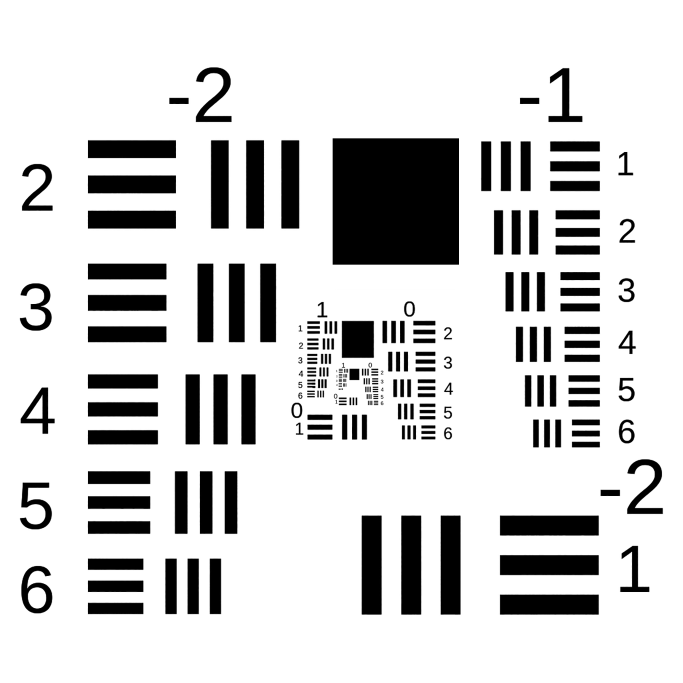
%> input picture Spiral_phase_aberration/SHFPM/resource/intensity.png, 2048 x 2048 px (shown at 1/3 size)
$ octave --eval "shFPM_getSubimage;"   (GNU Octave 9; MATLAB toolbox functions it lacks are replaced by stand-ins)
%> lines starting %> are read from the running program, lines starting %| are printed output that depends on the picture
### Spiral_phase_aberration/SHFPM/ini_enviroment.m
%% Initialize experimental parameter
%{
    parameters

    CTF_object0: pupil function without aberration
    CTF_object : pupil function with aberration

    N_lens     : Row number of microlens array
    CTF_subLA  : sub-pupil of lenslet
    NA         : numerical aperture
    pix_CCD    : pixel number of camera sensor
    sub_pix    : pixel number of sub-images
    plane_wave : illumination plane_wave
    df         : step length of frequency for each pixel
%}


function [lambda,n_LED,CTF_object0,CTF_object,N_lens,CTF_subLA,NA,...
                     pix_CCD,sub_pix,plane_wave,df]=ini_enviroment()
  clc
  clear
%% Objective properties
lambda = 0.532; % wavelength um
k = 2*pi/lambda;
NA = 0.15; %nurmical aperture


%% Lens array properties
N_lens = 11;     % row number of Lens array
sub_pix = 35;    % corresponding pixel on CCD of each lens
[tempfx,tempfy] = meshgrid(linspace(-1,1,sub_pix));
CUT_OFF_LA = 0.99; % ratio of lenslet aperture in each square grid
CTF_subLA = sqrt(tempfx.^2 + tempfy.^2) <= CUT_OFF_LA;

%% CCD properties
Mag = 4;
pix_CCD = sub_pix * N_lens;
pix_SIZ = 6.4;
sample_size = pix_SIZ/Mag * pix_CCD;

fx_CCD = (-pix_CCD/2:pix_CCD/2-1)/(pix_CCD*pix_SIZ/Mag);
df = fx_CCD(2)-fx_CCD(1);
[fx_CCD,fy_CCD] = meshgrid(fx_CCD);
CTF_CCD = (fx_CCD.^2+fy_CCD.^2)<(NA/lambda).^2;


CTF_LA  = ones(pix_CCD);
for x_con = 1:N_lens
    for y_con = 1:N_lens
        CTF_LA(sub_pix*(y_con-1)+1:sub_pix*y_con,...
            sub_pix*(x_con-1)+1:sub_pix*x_con)= CTF_subLA;
    end
end
CTF_object0 = CTF_LA.*CTF_CCD;

%% aberration
CTF_CCD = CTF_CCD.*exp(1i*12*atan2(fy_CCD,fx_CCD)).*exp(1i*200*sqrt(1-fy_CCD.^2-fx_CCD.^2));
CTF_object = CTF_LA.*CTF_CCD;

figure();
imshow(abs(CTF_object),[]); %modulus of pupil function
figure();
imshow(mod(angle(CTF_object),2*pi),[]) %angle of pupil function

P = mod(angle(CTF_CCD),2*pi);
P = P - min(P(:));
P = P / max(P(:));
imwrite(P,'output//or_mod_20200225.png')

df_LA = df * 64;
Ratio_LED_LA = 0.6;

%% LED properties
d_LED = 4    *1000; % distance between adjust LED dot
h_LED = sqrt((N_lens*pix_SIZ*d_LED/(lambda*Mag*Ratio_LED_LA)).^2-d_LED^2)  % distance between LED matrix and sample

n_LED = 13;     % number of LED
x_LED = -(n_LED/2*d_LED-d_LED/2):d_LED:(n_LED/2*d_LED-d_LED/2);
[x_LED,y_LED] = meshgrid(x_LED);
[xpos,ypos] = getoddseq(n_LED);

R0 = lambda*(d_LED/(lambda*sqrt(d_LED^2+h_LED^2)))/NA;
R_overlap = 1/pi*(2*acos(R0/2)-R0*sqrt(1-(R0/2)^2)) %R_overlap


plane_wave = zeros(2,n_LED^2); %tilted plane wave

for con = 1:n_LED^2
    v = [0,0,h_LED]-[x_LED(ypos(con),xpos(con)),y_LED(ypos(con),xpos(con)),0];
    v = v/norm(v);
    plane_wave(1,con)=v(1);
    plane_wave(2,con)=v(2);
end

end

function [xseq,yseq] = getoddseq(N)
if mod(N,2)==0
    error('N must be an odd integer');
end

num = N^2;
count = 1;
xseq = zeros(1,num);
yseq = zeros(1,num);
xseq(1,1) = (N+1)/2;
yseq(1,1) = (N+1)/2;
for n = 1:num
    if mod(n,2)==0
    for m = 1:n
        count = count + 1;
        xseq(1,count) = xseq(1,count-1);
        yseq(1,count) = yseq(1,count-1) -1;
        if count == num
            return;
        end
    end
    for m = 1:n
        count = count + 1;
        xseq(1,count) = xseq(1,count-1) -1;
        yseq(1,count) = yseq(1,count-1);
        if count == num
            return;
        end
    end
    else
        for m = 1:n
            count = count + 1;
            xseq(1,count) = xseq(1,count-1);
            yseq(1,count) = yseq(1,count-1) +1;
            if count == num
                return;
            end
        end
        for m = 1:n
            count = count + 1;
            xseq(1,count) = xseq(1,count-1) +1;
            yseq(1,count) = yseq(1,count-1);
            if count == num
                return;
            end
        end
    end
end

end

### Spiral_phase_aberration/SHFPM/arrayfft2.m
function out = arrayfft2(in,N_lensx,N_lensy,sub_pix,type)
% array fft2, lens array

out=zeros(size(in));
if strcmp(type,'fft')
    for x_con = 1:N_lensx
        for y_con = 1:N_lensy
            temp_in = in(sub_pix*(y_con-1)+1:sub_pix*y_con,sub_pix*(x_con-1)+1:sub_pix*x_con);
            out(sub_pix*(y_con-1)+1:sub_pix*y_con,...
                sub_pix*(x_con-1)+1:sub_pix*x_con)= fftshift(fft2(temp_in));
        end
    end
elseif strcmp(type,'ifft')
    for x_con = 1:N_lensx
        for y_con = 1:N_lensy
            temp_in = in(sub_pix*(y_con-1)+1:sub_pix*y_con,sub_pix*(x_con-1)+1:sub_pix*x_con);
            out(sub_pix*(y_con-1)+1:sub_pix*y_con,...
                sub_pix*(x_con-1)+1:sub_pix*x_con)= ifft2(ifftshift(temp_in));
        end
    end
end


end

### Spiral_phase_aberration/SHFPM/shFPM_getSubimage.m
function shFPM_getSubimage()
%{
    FPM simulation
    generate low resolution image
%}


%% read object imaging
pix = 1540;
I = imread('resource\\intensity.png');
%> I is the input picture: size 2048x2048x3 uint8; min 0, max 255, mean 210
I = double(I(:,:,1));I = I-min(I(:));I = I/max(max(I));I = imresize(I,[pix,pix]); %intensity
%> after `I = imresize(I,[pix,pix])`:
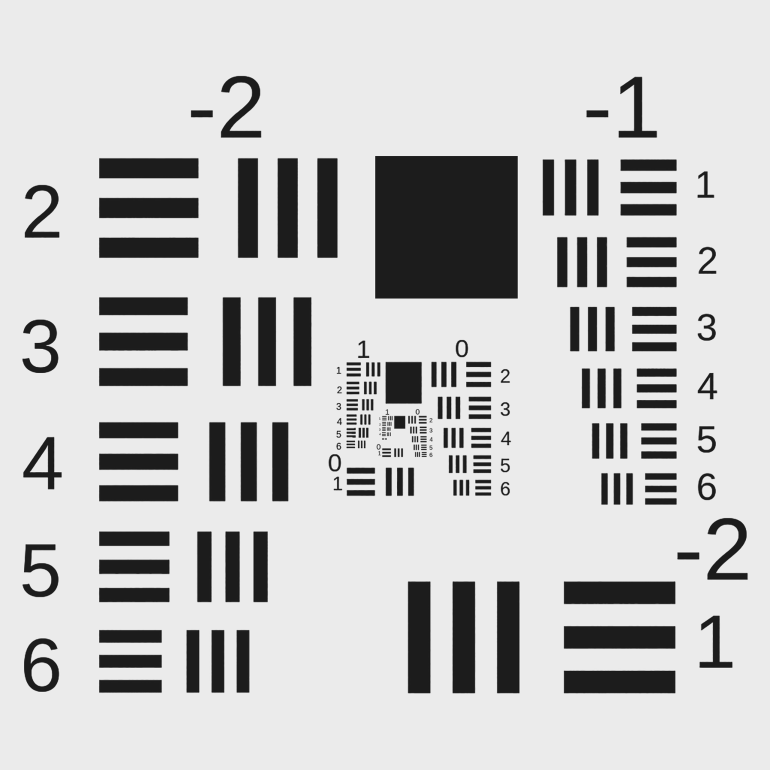
%> I: size 1540x1540 double (shown at 1/2 size); min -0.137, max 1.09, mean 0.823; drawn with min black and max white
P = imread('resource\\phase.jpg');
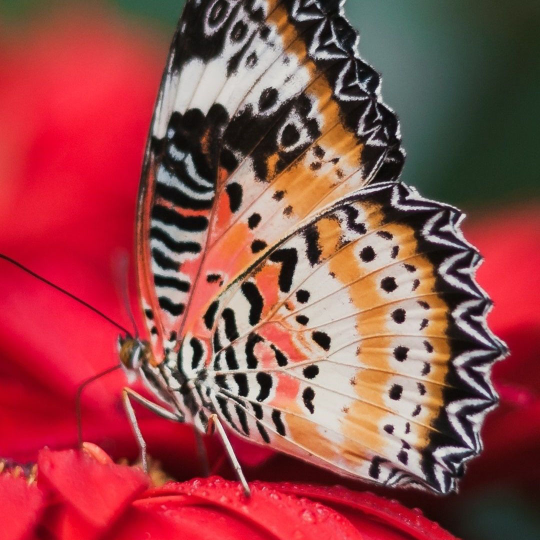
%> input picture Spiral_phase_aberration/SHFPM/resource/phase.jpg, 1080 x 1080 px (shown at 1/2 size)
%> P is the input picture: size 1080x1080x3 uint8; mean R, G, B 150.9, 72.6, 73.5
P = double(P(:,:,1));P = P-min(P(:));P = P/max(max(P));P = imresize(P,[pix,pix]);
%> after `P = double(P(:,:,1))`:
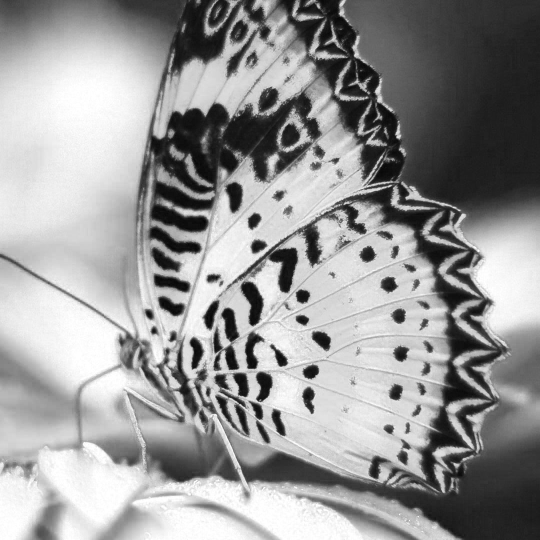
%> P: size 1080x1080 double (shown at 1/2 size); min 0, max 255, mean 150.9
O = sqrt(I).*exp(1i*pi*P); % complex amplitude of object

%% initializing enviroment
[lambda,n_LED,~,CTF_object,N_lens,~,~,...
                     pix_CCD,sub_pix,plane_wave,df]=ini_enviroment();

%% Simulation of the process of snapshot
F = fftshift(fft2(O));
I_camera = zeros(sub_pix*N_lens,sub_pix*N_lens,n_LED^2);


for con = 1:n_LED^2
    fxc = round((pix+1)/2+(plane_wave(1,con)/lambda)/df);
    fyc = round((pix+1)/2+(plane_wave(2,con)/lambda)/df);

    fxl=round(fxc-(pix_CCD-1)/2);fxh=round(fxc+(pix_CCD-1)/2);
    fyl=round(fyc-(pix_CCD-1)/2);fyh=round(fyc+(pix_CCD-1)/2);

    F_sub = F(fyl:fyh,fxl:fxh) .* CTF_object;
    I_camera(:,:,con) = abs(arrayfft2(F_sub,N_lens,N_lens,sub_pix,'ifft')).^2;
    con
end

%% intensity in CCD
I_camera = I_camera-min(I_camera(:));
I_camera = I_camera/max(I_camera(:));
save('resource//Lseq.mat','I_camera')
close all
end
